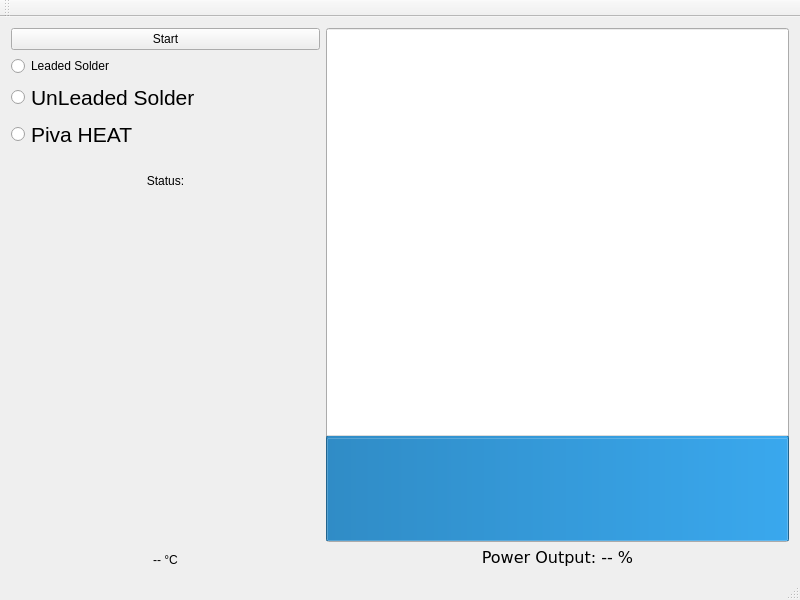
<?xml version="1.0" encoding="UTF-8"?>
<ui version="4.0">
 <class>ReflowController</class>
 <widget class="QMainWindow" name="ReflowController">
  <property name="geometry">
   <rect>
    <x>0</x>
    <y>0</y>
    <width>800</width>
    <height>600</height>
   </rect>
  </property>
  <property name="windowTitle">
   <string>ReflowController</string>
  </property>
  <widget class="QWidget" name="centralWidget">
   <layout class="QGridLayout" name="gridLayout" rowstretch="1,2" columnstretch="2,3">
    <item row="0" column="0">
     <layout class="QVBoxLayout" name="verticalLayout">
      <item>
       <widget class="QPushButton" name="startButton">
        <property name="styleSheet">
         <string notr="true">font: 16pt &quot;Droid Sans Armenian&quot;;</string>
        </property>
        <property name="text">
         <string>Start</string>
        </property>
       </widget>
      </item>
      <item>
       <widget class="QRadioButton" name="leadedButton">
        <property name="styleSheet">
         <string notr="true">font: 16pt &quot;Droid Sans Armenian&quot;;</string>
        </property>
        <property name="text">
         <string>Leaded Solder</string>
        </property>
       </widget>
      </item>
      <item>
       <widget class="QRadioButton" name="unleadedButton">
        <property name="font">
         <font>
          <family>MS Shell Dlg 2</family>
          <pointsize>16</pointsize>
         </font>
        </property>
        <property name="text">
         <string>UnLeaded Solder</string>
        </property>
       </widget>
      </item>
      <item>
       <widget class="QRadioButton" name="pivaHeatButton">
        <property name="font">
         <font>
          <family>MS Shell Dlg 2</family>
          <pointsize>16</pointsize>
         </font>
        </property>
        <property name="text">
         <string>Piva HEAT</string>
        </property>
       </widget>
      </item>
      <item>
       <widget class="QLabel" name="statusLabel">
        <property name="styleSheet">
         <string notr="true">font: 20pt &quot;Droid Sans Armenian&quot;;</string>
        </property>
        <property name="text">
         <string>Status:</string>
        </property>
        <property name="alignment">
         <set>Qt::AlignCenter</set>
        </property>
       </widget>
      </item>
     </layout>
    </item>
    <item row="0" column="1" rowspan="2">
     <layout class="QVBoxLayout" name="verticalLayout_3">
      <item>
       <widget class="QProgressBar" name="powerOutputProgressBar">
        <property name="sizePolicy">
         <sizepolicy hsizetype="Expanding" vsizetype="Expanding">
          <horstretch>0</horstretch>
          <verstretch>0</verstretch>
         </sizepolicy>
        </property>
        <property name="value">
         <number>20</number>
        </property>
        <property name="alignment">
         <set>Qt::AlignCenter</set>
        </property>
        <property name="textVisible">
         <bool>false</bool>
        </property>
        <property name="orientation">
         <enum>Qt::Vertical</enum>
        </property>
        <property name="invertedAppearance">
         <bool>false</bool>
        </property>
        <property name="textDirection">
         <enum>QProgressBar::BottomToTop</enum>
        </property>
       </widget>
      </item>
      <item>
       <widget class="QLabel" name="powerOutputLabel">
        <property name="sizePolicy">
         <sizepolicy hsizetype="Preferred" vsizetype="Preferred">
          <horstretch>0</horstretch>
          <verstretch>0</verstretch>
         </sizepolicy>
        </property>
        <property name="font">
         <font>
          <family>DejaVu Sans</family>
          <pointsize>12</pointsize>
         </font>
        </property>
        <property name="text">
         <string>Power Output: -- %</string>
        </property>
        <property name="alignment">
         <set>Qt::AlignCenter</set>
        </property>
       </widget>
      </item>
     </layout>
    </item>
    <item row="1" column="0">
     <layout class="QVBoxLayout" name="verticalLayout_2">
      <item>
       <widget class="AnalogGauge" name="temperatureGauge" native="true">
        <property name="sizePolicy">
         <sizepolicy hsizetype="Preferred" vsizetype="Preferred">
          <horstretch>0</horstretch>
          <verstretch>1</verstretch>
         </sizepolicy>
        </property>
       </widget>
      </item>
      <item>
       <widget class="QLabel" name="temperatureLabel">
        <property name="styleSheet">
         <string notr="true">font: 14pt &quot;Droid Sans Armenian&quot;;</string>
        </property>
        <property name="text">
         <string>-- °C</string>
        </property>
        <property name="alignment">
         <set>Qt::AlignCenter</set>
        </property>
       </widget>
      </item>
     </layout>
    </item>
   </layout>
  </widget>
  <widget class="QMenuBar" name="menuBar">
   <property name="geometry">
    <rect>
     <x>0</x>
     <y>0</y>
     <width>800</width>
     <height>24</height>
    </rect>
   </property>
  </widget>
  <widget class="QToolBar" name="mainToolBar">
   <attribute name="toolBarArea">
    <enum>TopToolBarArea</enum>
   </attribute>
   <attribute name="toolBarBreak">
    <bool>false</bool>
   </attribute>
  </widget>
  <widget class="QStatusBar" name="statusBar"/>
 </widget>
 <layoutdefault spacing="6" margin="11"/>
 <customwidgets>
  <customwidget>
   <class>AnalogGauge</class>
   <extends>QWidget</extends>
   <header>analoggauge.h</header>
   <container>1</container>
  </customwidget>
 </customwidgets>
 <resources/>
 <connections/>
</ui>
